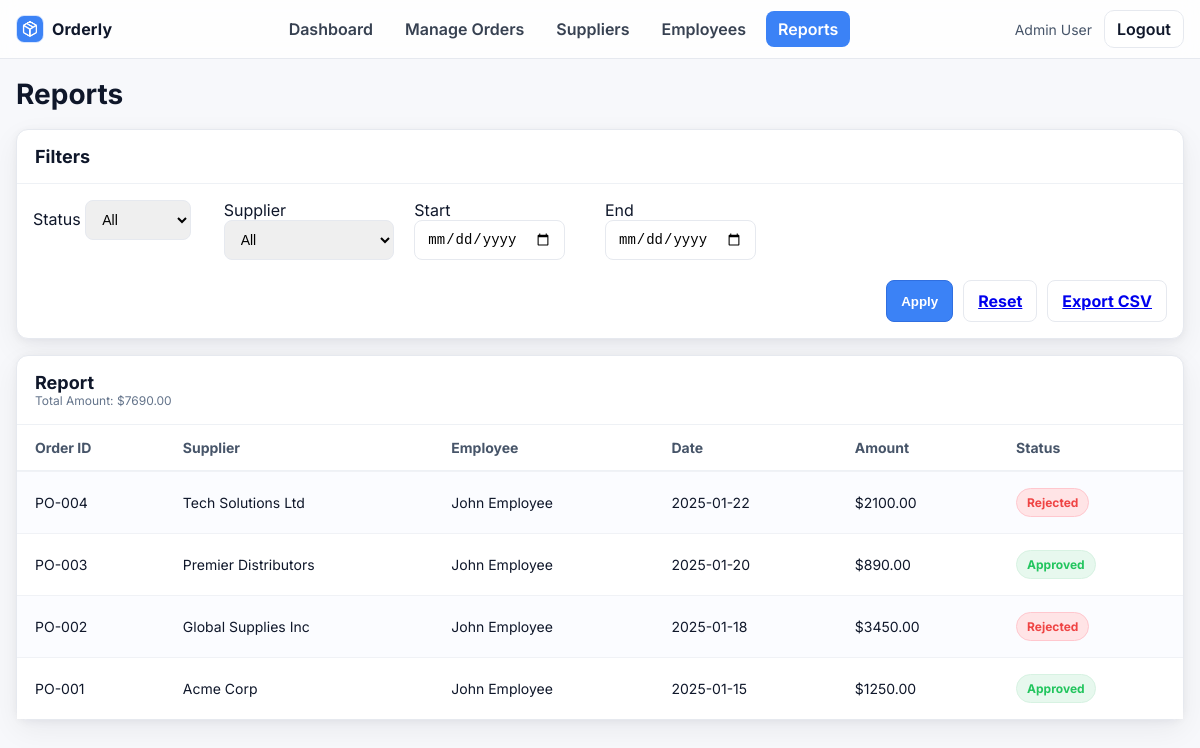
/admin/reports (signed in), run on an earlier commit of the app's database.
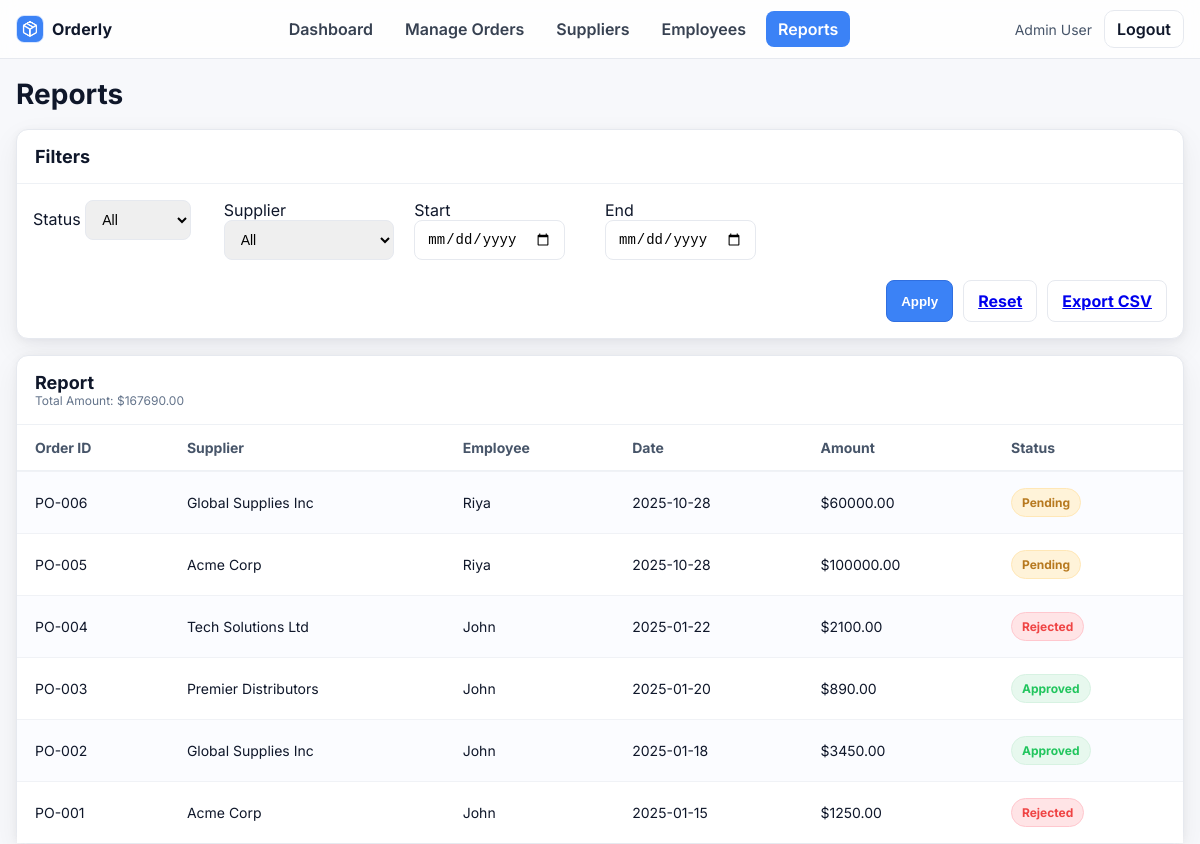
And on a later commit of the database.
### models.py (models this page shows, shortened)
class Order(db.Model):
    id = db.Column(db.Integer, primary_key=True)
    code = db.Column(db.String(20), unique=True, nullable=False)     # e.g., "PO-001"
    date = db.Column(db.Date, default=date.today, nullable=False)
    amount = db.Column(db.Float, default=0.0)                         # total dollar amount
    product_name = db.Column(db.String(100))
    quantity = db.Column(db.Integer)
    status = db.Column(db.String(20), default="Pending")              # Pending, Approved, Rejected
    employee_id = db.Column(db.Integer, db.ForeignKey('user.id'), nullable=False)
    supplier_id = db.Column(db.Integer, db.ForeignKey('supplier.id')) # nullable if supplier optional

class Supplier(db.Model):
    id = db.Column(db.Integer, primary_key=True)
    name = db.Column(db.String(100))
    contact = db.Column(db.String(100))
    email = db.Column(db.String(100))
    address = db.Column(db.String(200))
    orders = db.relationship('Order', backref='supplier', lazy=True)

class User(db.Model):
    id = db.Column(db.Integer, primary_key=True)
    name = db.Column(db.String(100))
    email = db.Column(db.String(100), unique=True)
    password = db.Column(db.String(100))
    role = db.Column(db.String(20))  # 'admin' or 'employee'
    orders = db.relationship('Order', backref='employee', lazy=True)

### app.py (the view)
@app.route('/admin/reports')
def admin_reports():
    if session.get('role') != 'admin':
        flash("Unauthorized access"); return redirect('/')
    status = request.args.get('status', '').strip()
    supplier_id = request.args.get('supplier_id', '').strip()
    start = request.args.get('start', '').strip()
    end = request.args.get('end', '').strip()
    q = Order.query
    conds = []
    if status:
        conds.append(Order.status == status)
    if supplier_id:
        try:
            conds.append(Order.supplier_id == int(supplier_id))
        except ValueError:
            pass
    def parse_d(s):
        try:
            return datetime.strptime(s, "%Y-%m-%d").date()
        except Exception:
            return None
    d1 = parse_d(start)
    d2 = parse_d(end)
    if d1: conds.append(Order.date >= d1)
    if d2: conds.append(Order.date <= d2)
    if conds:
        q = q.filter(and_(*conds))
    q = q.order_by(Order.date.desc(), Order.id.desc())
    orders = q.all()
    total_amount = sum((o.amount or 0) for o in orders)
    suppliers = Supplier.query.order_by(Supplier.name).all()
    return render_template('admin/reports.html',
                           orders=orders,
                           suppliers=suppliers,
                           status=status,
                           supplier_id=supplier_id,
                           start=start,
                           end=end,
                           total_amount=round(total_amount, 2))

### templates/admin/reports.html (shortened to what the changed rows need)
<!doctype html>
<html lang="en">
<head>
  <link rel="stylesheet" href="{{ url_for('static', filename='admin.css') }}">
</head>
<body>
  <main class="adminReportsPage">
    <div class="adminSuppliersHeader">
      <h1 class="adminSuppliersTitle">Reports</h1>
    </div>
    <section class="adminSuppliersPanel">
      <div class="adminSuppliersPanelHead">
        <h2 class="adminSuppliersPanelTitle">Filters</h2>
      </div>
    </section>
    <section class="adminSuppliersPanel" style="margin-top:16px;">
      <div class="adminSuppliersPanelHead">
        <h2 class="adminSuppliersPanelTitle">Report</h2>
        <div class="adminSuppliersPanelSub">Total Amount: ${{ '%.2f'|format(total_amount) }}</div>
      </div>
      <div class="adminSuppliersTableWrap">
        <table class="adminSuppliersTable">
          <thead>
            <tr>
              <th>Order ID</th>
              <th>Supplier</th>
              <th>Employee</th>
              <th>Date</th>
              <th>Amount</th>
              <th>Status</th>
            </tr>
          </thead>
          <tbody>
            {% for o in orders %}
            <tr>
              <td>{{ o.code }}</td>
              <td>{{ o.supplier.name if o.supplier else '-' }}</td>
              <td>{{ o.employee.name if o.employee else '-' }}</td>
              <td>{{ o.date }}</td>
              <td>${{ '%.2f'|format(o.amount or 0) }}</td>
              <td>
                <span class="adminReportsBadge
                  {% if o.status=='Approved' %}adminReportsBadgeGreen
                  {% elif o.status=='Rejected' %}adminReportsBadgeRed
                  {% else %}adminReportsBadgeAmber{% endif %}">
                  {{ o.status }}
                </span>
              </td>
            </tr>
            {% else %}
            <tr><td colspan="6">No data for selected filters.</td></tr>
            {% endfor %}
          </tbody>
        </table>
      </div>
    </section>
  </main>
</body>
</html>

What changed in the data, as far as the page shows it:
added Order: code "PO-006", supplier "Global Supplies Inc", employee "Riya", date "2025-10-28", amount "60000.00", status "Pending"
added Order: code "PO-005", supplier "Acme Corp", employee "Riya", date "2025-10-28", amount "100000.00", status "Pending"
changed through a linked row, Order "PO-004": employee "John Employee" → "John"
changed through a linked row, Order "PO-003": employee "John Employee" → "John"
changed Order "PO-002": employee "John Employee" → "John"; status "Rejected" → "Approved"
changed Order "PO-001": employee "John Employee" → "John"; status "Approved" → "Rejected"
Also different on the page:
{{ '%.2f'|format(total_amount) }}: "7690.00" → "167690.00"
